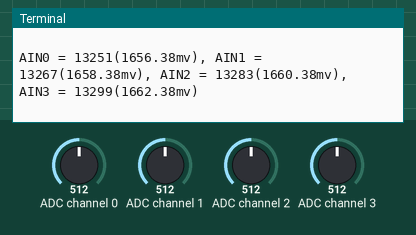
Simulated run of this program. Board: Raspberry Pi (BCM pin numbers). On the bench: the last lines printed to the terminal. The inputs (shaded band) are chosen by the test bench; at power-on: ADC channel 0 = 512, ADC channel 1 = 512, ADC channel 2 = 512, ADC channel 3 = 512 (analog values on the 0–1023 scale).

Above: at 1.2 s.
1.3 s: ADC channel 0 set to 716
At 2.2 s:
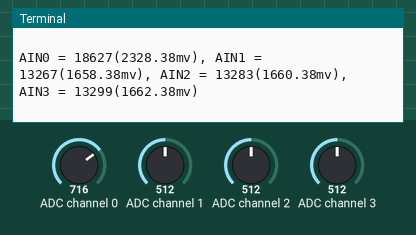
2.8 s: ADC channel 1 set to 716
At 3.4 s:
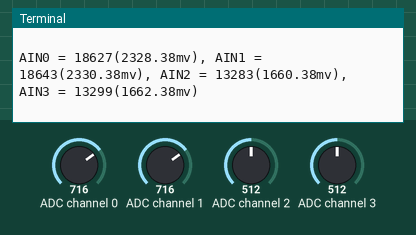
4.3 s: ADC channel 2 set to 716
At 5.2 s:
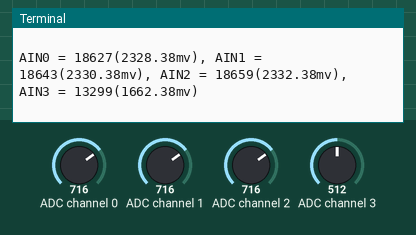
5.8 s: ADC channel 3 set to 716
At 6.3 s:
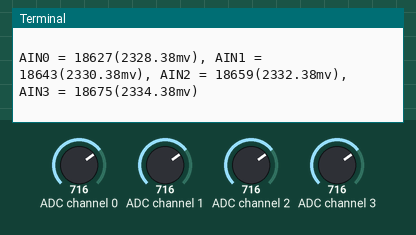
7.3 s: ADC channel 0 set to 992
At 8.1 s:
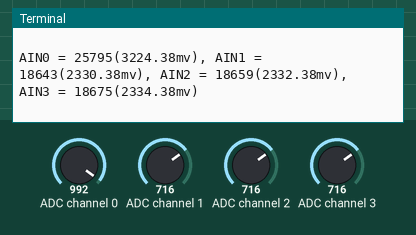
8.8 s: ADC channel 1 set to 992
At 9.7 s:
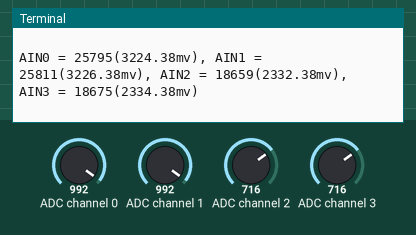
Timing chart, 0 to 11.3 s (numbered marks = the images above; inputs shaded):
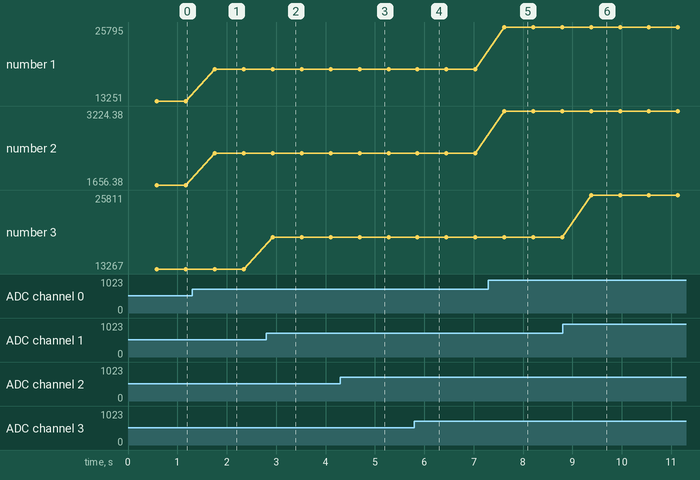

Measured:
- after the input at 1.3 s, the terminal: prints a new line after 0.46 s (image 1)
- after the input at 2.8 s, the terminal: prints a new line after 0.13 s (image 2)
- after the input at 4.3 s, the terminal: prints a new line after 0.39 s (image 3)
- after the input at 5.8 s, the terminal: prints a new line after 0.06 s (image 4)
- after the input at 7.3 s, the terminal: prints a new line after 0.32 s (image 5)
- after the input at 8.8 s, the terminal: prints a new line after 0.58 s (image 6)
- plotted number 1: 13251 → 18627 after the input at 1.3 s, 18627 → 25795 after the input at 7.3 s
- plotted number 2: 1656.38 → 2328.38 after the input at 1.3 s, 2328.38 → 3224.38 after the input at 7.3 s

The program:

ADS1015.py
```python
#!/usr/bin/python
# -*- coding:utf-8 -*-
import time
import smbus

# i2c address
I2C_ADD_ADS1015 = 0x48

# Pointer Register
ADS_POINTER_CONVERT = 0x00
ADS_POINTER_CONFIG = 0x01
ADS_POINTER_LOW_THRESHOLD = 0x02
ADS_POINTER_HIGH_THRESHOLD = 0x03

# Config Register
# Device is currently performing a conversion
ADS_CONFIG_OS_BUSY = 0x0000
# Device is not currently performing a conversion
ADS_CONFIG_OS_NO_BUSY = 0x8000
# Start a single conversion (when in power-down state)
ADS_CONFIG_OS_SINGLE_CONVERT = 0x8000
# No effect
ADS_CONFIG_OS_NO_EFFECT = 0x0000
# Input multiplexer, AINP = AIN0 and AINN = AIN1(default)
ADS_CONFIG_MUX_MUL_0_1 = 0x0000
# Input multiplexer, AINP = AIN0 and AINN = AIN3
ADS_CONFIG_MUX_MUL_0_3 = 0x1000
# Input multiplexer, AINP = AIN1 and AINN = AIN3
ADS_CONFIG_MUX_MUL_1_3 = 0x2000
# Input multiplexer, AINP = AIN2 and AINN = AIN3
ADS_CONFIG_MUX_MUL_2_3 = 0x3000
# SINGLE,AIN0
ADS_CONFIG_MUX_SINGLE_0 = 0x4000
# SINGLE,AIN1
ADS_CONFIG_MUX_SINGLE_1 = 0x5000
# SINGLE,AIN2
ADS_CONFIG_MUX_SINGLE_2 = 0x6000
# SINGLE,AIN3
ADS_CONFIG_MUX_SINGLE_3 = 0x7000
# Gain= +/- 6.144V
ADS_CONFIG_PGA_6144 = 0x0000
# Gain= +/- 4.096V
ADS_CONFIG_PGA_4096 = 0x0200
# Gain= +/- 2.048V(default)
ADS_CONFIG_PGA_2048 = 0x0400
# Gain= +/- 1.024V
ADS_CONFIG_PGA_1024 = 0x0600
# Gain= +/- 0.512V
ADS_CONFIG_PGA_512 = 0x0800
# Gain= +/- 0.256V
ADS_CONFIG_PGA_256 = 0x0A00
# Device operating mode:Continuous-conversion mode
ADS_CONFIG_MODE_CONTINUOUS = 0x0000
# Device operating mode：Single-shot mode or power-down state (default)
ADS_CONFIG_MODE_NO_CONTINUOUS = 0x0100
# Data rate=7.5Hz
ADS_CONFIG_DR_RATE_7_5 = 0x0000
# Data rate=15Hz
ADS_CONFIG_DR_RATE_15 = 0x0020
# Data rate=30Hz
ADS_CONFIG_DR_RATE_30 = 0x0040
# Data rate=60Hz
ADS_CONFIG_DR_RATE_60 = 0x0060
# Data rate=120Hz
ADS_CONFIG_DR_RATE_120 = 0x0080
# Data rate=240Hz
ADS_CONFIG_DR_RATE_240 = 0x00A0
# Data rate=480Hz
ADS_CONFIG_DR_RATE_480 = 0x00C0
# Data rate=960Hz
ADS_CONFIG_DR_RATE_960 = 0x00E0
# Comparator mode：Window comparator
ADS_CONFIG_COMP_MODE_WINDOW = 0x0010
# Comparator mode：Traditional comparator (default)
ADS_CONFIG_COMP_MODE_TRADITIONAL = 0x0000
# Comparator polarity：Active low (default)
ADS_CONFIG_COMP_POL_LOW = 0x0000
# Comparator polarity：Active high
ADS_CONFIG_COMP_POL_HIGH = 0x0008
# Latching comparator
ADS_CONFIG_COMP_LAT = 0x0004
# Non latching comparator (default)
ADS_CONFIG_COMP_NON_LAT = 0x0000
# Assert after one conversion
ADS_CONFIG_COMP_QUE_ONE = 0x0000
# Assert after two conversions
ADS_CONFIG_COMP_QUE_TWO = 0x0001
# Assert after four conversions
ADS_CONFIG_COMP_QUE_FOUR = 0x0002
# Disable comparator and set ALERT/RDY pin to high-impedance (default)
ADS_CONFIG_COMP_QUE_NON = 0x0003

Config_Set = 0


class ADS1015(object):
    def __init__(self, address=I2C_ADD_ADS1015):
        self._address = address
        self._bus = smbus.SMBus(1)

        state = self._read_u16(ADS_POINTER_CONFIG) & 0x8000
        if state != 0x8000:
            raise IOError("Can't init ADS1015 via I2C on address '{}'".format(
                self._address))

    def ADS1015_SINGLE_READ(self, channel):
        """ Read single channel data. """
        config_set = (
                # mode：Single-shot mode or power-down state
                ADS_CONFIG_MODE_NO_CONTINUOUS |
                # Gain= +/- 4.096V
                ADS_CONFIG_PGA_4096 |
                # Disable comparator
                ADS_CONFIG_COMP_QUE_NON |
                # Non latching comparator
                ADS_CONFIG_COMP_NON_LAT |
                # Comparator polarity：Active low
                ADS_CONFIG_COMP_POL_LOW |
                # Traditional comparator
                ADS_CONFIG_COMP_MODE_TRADITIONAL |
                # Data rate=480Hz
                ADS_CONFIG_DR_RATE_480
        )
        if channel == 0:
            config_set |= ADS_CONFIG_MUX_SINGLE_0
        elif channel == 1:
            config_set |= ADS_CONFIG_MUX_SINGLE_1
        elif channel == 2:
            config_set |= ADS_CONFIG_MUX_SINGLE_2
        elif channel == 3:
            config_set |= ADS_CONFIG_MUX_SINGLE_3
        config_set |= ADS_CONFIG_OS_SINGLE_CONVERT
        self._write_word(ADS_POINTER_CONFIG, config_set)
        time.sleep(0.02)
        data = self._read_u16(ADS_POINTER_CONVERT)
        return data

    def _read_u16(self, cmd):
        lsb = self._bus.read_byte_data(self._address, cmd)
        msb = self._bus.read_byte_data(self._address, cmd + 1)
        return (lsb << 8) + msb

    def _write_word(self, cmd, val):
        val_h = val & 0xff
        val_l = val >> 8
        val = (val_h << 8) | val_l
        self._bus.write_word_data(self._address, cmd, val)

    def readAll(self) -> (int, int, int, int):
        a0 = self.ADS1015_SINGLE_READ(0)
        a1 = self.ADS1015_SINGLE_READ(1)
        a2 = self.ADS1015_SINGLE_READ(2)
        a3 = self.ADS1015_SINGLE_READ(3)

        return a0, a1, a2, a3


if __name__ == '__main__':

    print("\nADS1015 Test Program ...\r\n")
    ads1015 = ADS1015()

    while True:
        try:
            time.sleep(0.5)
            AIN0_DATA, AIN1_DATA, AIN2_DATA, AIN3_DATA = ads1015.readAll()
            print('\nAIN0 = %d(%.2fmv), AIN1 = %d(%.2fmv), '
                  'AIN2 = %d(%.2fmv), AIN3 = %d(%.2fmv)\n\r' % (
                    AIN0_DATA, AIN0_DATA * 0.125, AIN1_DATA, AIN1_DATA * 0.125,
                    AIN2_DATA, AIN2_DATA * 0.125, AIN3_DATA, AIN3_DATA * 0.125))
        except KeyboardInterrupt:
            print("\n")
            break
```
